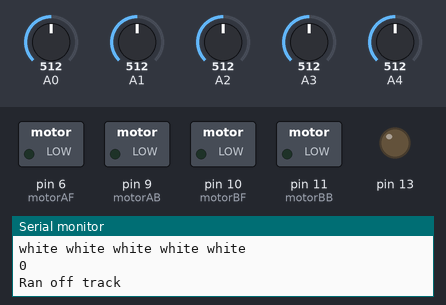
Bench run of a sketch on a simulated Arduino Uno, built with avr-gcc and run on an emulated ATmega328P. Shown: switched loads named in the sketch (green lamp = pin HIGH), output pins drawn as LEDs (lit = HIGH), the last lines printed to the serial monitor. The test bench sets the inputs (shaded band); at power-on: A0 = 512, A1 = 512, A2 = 512, A3 = 512, A4 = 512.

Above: at 20.4 s.
At 21.6 s:
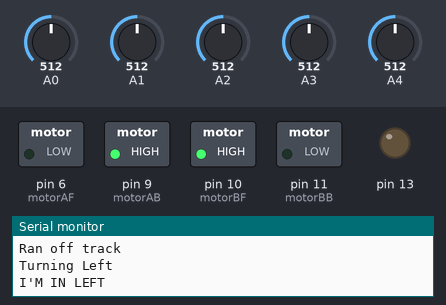
Timing chart, 0 to 24.1 s (numbered marks = the images above):
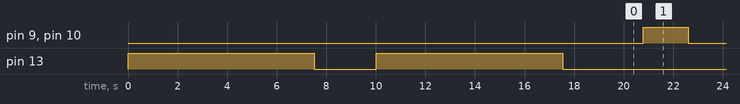

Measured:
- by itself, pin 9 (motorAB), pin 10 (motorBF): alternates HIGH for 1.8 s and LOW for 1.8 s

The sketch:

maze.ino
```cpp
/* Pin Map:
Digital:
0 - Avoid if possible. Serial output
1 - Avoid if possible. Serial output
2 - Red LED
3 - Yellow LED
4 - Green LED
5 - Calibration button
6 - Motor AF - Left motor forward
7 - Motor AB - left motor backward
8 - Motor BF - right motor forward
9 - Motor BB - right motor backward
10 - Bright LED? Gets turned off if Mouse is using Ultrasonic instead
11 - Empty
12 - Empty
13 - Empty
Anlog:
A0 - LDR or Ultrasonic **LDR's are (Left to Right)**
A1 - LDR or Ultrasonic
A2 - LDR
A3 - LDR
A4 - LDR
A5 - Empty


CAR LAYOUT
0,1,2,3,4,-LDR at Array Value
W-Wheel

***FRONT***
+++++++++++
+*********+
+0**123**4+
+*********+
+*********+
+WW*****WW+
+*********+
+*********+
+*********+
+*********+
+++++++++++
*/

int white [5]; //Value saved on white button press
int black [5]; //Value saved on black button press
int threshold [5]; //Average between white and black.
boolean ldr [5]; //1 if over black, 0 otherwise; ldr[0] is rightest, ldr[4] is leftest
boolean isFinished = false;

const int motorAF = 6; //Motor A forward pin
const int motorAB = 9; //Motor A backward pin
const int motorBF = 10; //Motor B forward pin
const int motorBB = 11; //Motor B backward pin
const int smallDelayValue=300; //Delay length for different movement related stuff
int currentSpeed=900;//850 slowest
int LDRValue=0;

void setup () {
  Serial.begin(9600);
  Serial.println("NEW CODE!");
  Serial.println("Turn on white light");
  pinMode(13,OUTPUT);
  digitalWrite(13,HIGH);
  readWhite();
  readBlack();
  setThresholds();
  Serial.println("SET IT ON THE TRACK MOTHERFUCKER");
  delay(2500);
}

void readWhite(){
  Serial.println("Calibrate White");
  digitalWrite(13,HIGH);
  for(int x=0;x<15;x++){
  delay(500);
  printLDR();
  }
    for (int i = 0; i<5; i++){
      white[i] += analogRead(i);
    }
      digitalWrite(13,LOW);
delay(2500);
}

void readBlack(){
  Serial.println("Calibrate Black");
  digitalWrite(13,HIGH);
  for(int x=0;x<15;x++){
  delay(500);
  printLDR();
  }
    for (int i = 0; i<5; i++){
      black[i] = analogRead(i);
    }
    digitalWrite(13,LOW);
}

void setThresholds(){
  for (int i = 0; i<5; i++){
    threshold[i] = (white[i]+black[i])/2;
  }
}

void updateLDRValues(){
  LDRValue=0;
  for (int i = 0; i<5; i++){
    if (analogRead(i)<threshold[i]){
      Serial.print ("black ");
      ldr[i]=1; //Black
      LDRValue++;
    }
    else {
      ldr[i]=0; //White
      Serial.print ("white ");
    }
  }
  Serial.println();
  Serial.println(LDRValue);
}

void printLDR () {
    for (int x=0;x<5;x++) {
    Serial.print(analogRead(x));
    Serial.print(" ");
  }
  Serial.println();
}

void halt(){
  analogWrite(motorAF, 0);
  analogWrite(motorAB, 0);
  analogWrite(motorBF, 0);
  analogWrite(motorBB, 0);
}

void forward(){
  if(LDRValue==3) {
    analogWrite(motorAF, currentSpeed);
    analogWrite(motorBF, currentSpeed);
  }
  else {
    if (ldr[3]) {
      analogWrite(motorAF, currentSpeed-50);//-80 to adjust turn
      analogWrite(motorBF, currentSpeed-20);//-10 is to compensate for difference in speed of motor
    }
    else {
      analogWrite(motorAF, currentSpeed);
      analogWrite(motorBF, currentSpeed-50-20);//kept both for readability
    }
  }
}

void backward() {
  analogWrite(motorAB, currentSpeed);
  analogWrite(motorBB, currentSpeed);
}

void right(){
  Serial.println("I'M IN RIGHT");
  analogWrite(motorAF, currentSpeed);
  analogWrite(motorBB, currentSpeed);
  delay(800);
}

void left(){
  Serial.println("I'M IN LEFT");
  analogWrite(motorAB, currentSpeed);
  analogWrite(motorBF, currentSpeed);
  delay(800);
}

void loop () {
  updateLDRValues();
  if (LDRValue==0) {
    Serial.println("Ran off track");
    halt();
    delay(750);
    Serial.println("Turning Left");
    left();
    while(!LDRValue>=3){updateLDRValues();}
    delay(1000);
    halt();
    Serial.println("Found left track");
    delay(1000);
  }
  else if (ldr[0]) {
    halt();
    Serial.println("Found right turn");
    right();
    while (!LDRValue>=3){updateLDRValues();}
    halt();
    Serial.println("Found right track");
    delay(1000);
  }
  else {
    Serial.println("Going forward");
   forward();
  }
}
```
